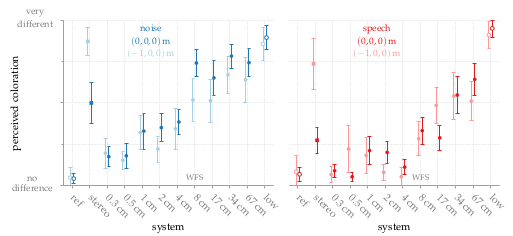

Write the gnuplot code that produced this figure.
#!/usr/bin/gnuplot
#
# FIGURE 5.10: Average results with confidence intervals for the perceived
# coloration. Dark colors show results for the central listening position,
# lighter colors for the off-center position.
#
# AUTHOR:   Hagen Wierstorf
# SOFTWARE: gnuplot 5.0 patchlevel 3

reset
set macros
set loadpath '../../gnuplot' 'data'

load 'latex.cfg'
load 'border.cfg'
load 'grid.cfg'
set grid mytics
load 'paired.pal'

set terminal epslatex size 15.94cm,7cm color colortext @small
set output 'fig5_10.tex'

unset key

set xrange [-0.5:11.5]
set yrange [-1:1]

set ylabel 'perceived coloration' offset 6,0
set xlabel 'system'

set lmargin 7
set rmargin 0
set bmargin 4

# offset to the real x-value
of = 0.1

set multiplot layout 1,2

set xtics rotate by -45
set format y ''
set xtics ('ref' 0,'stereo' 1,'$0.3$\,cm' 2,'$0.5$\,cm' 3,'$1$\,cm' 4,'$2$\,cm' 5, '$4$\,cm' 6,'$8$\,cm' 7,'$17$\,cm' 8,'$34$\,cm' 9,'$67$\,cm' 10,'low' 11)
set ytics ('\ft\shortstack{no \\difference}' -1,0.5 1,0 0,-0.5 1,'\ft\shortstack{very \\different}' 1)

set label 1 '\ft \acs{WFS}' at 7,-0.9 front center tc ls 101
set label 2 '\ft noise'         at 4.5,0.9 center front tc ls 2
set label 3 '\ft $(0,0,0)$\,m'  at 4.5,0.75 center front tc ls 2
set label 4 '\ft $(-1,0,0)$\,m' at 4.5,0.6 center front tc ls 1
plot 'wfs_coloration.txt' i 17 u ($1-of):(-1*$3):4 w yerrorbars ls 1 pt 7 lw 1,\
     ''                   i 16 u ($1-of):(-1*$3):4 w yerrorbars ls 1 pt 5 lw 1,\
     ''                   i 15 u ($1-of):(-1*$3):4 w yerrorbars ls 1 pt 6 lw 1,\
     ''                   i 8  u ($1+of):(-1*$3):4 w yerrorbars ls 2 pt 7 lw 1,\
     ''                   i 7  u ($1+of):(-1*$3):4 w yerrorbars ls 2 pt 5 lw 1,\
     ''                   i 6  u ($1+of):(-1*$3):4 w yerrorbars ls 2 pt 6 lw 1

load 'xborder.cfg'
set ytics ('' -1,0.5 1,0 0,-0.5 1,'' 1)
set xlabel offset 0,1.48
set lmargin 2
set rmargin 5
set label 2 '\ft speech'  tc ls 6
set label 3 tc ls 6
set label 4 tc ls 5
plot 'wfs_coloration.txt' i 11 u ($1-of):(-1*$3):4 w yerrorbars ls 5 pt 7 lw 1,\
     ''                   i 10 u ($1-of):(-1*$3):4 w yerrorbars ls 5 pt 5 lw 1,\
     ''                   i 9  u ($1-of):(-1*$3):4 w yerrorbars ls 5 pt 6 lw 1,\
     ''                   i 2  u ($1+of):(-1*$3):4 w yerrorbars ls 6 pt 7 lw 1,\
     ''                   i 1  u ($1+of):(-1*$3):4 w yerrorbars ls 6 pt 5 lw 1,\
     ''                   i 0  u ($1+of):(-1*$3):4 w yerrorbars ls 6 pt 6 lw 1

unset multiplot

call 'plot.plt' 'fig5_10'

# vim: set textwidth=300:
